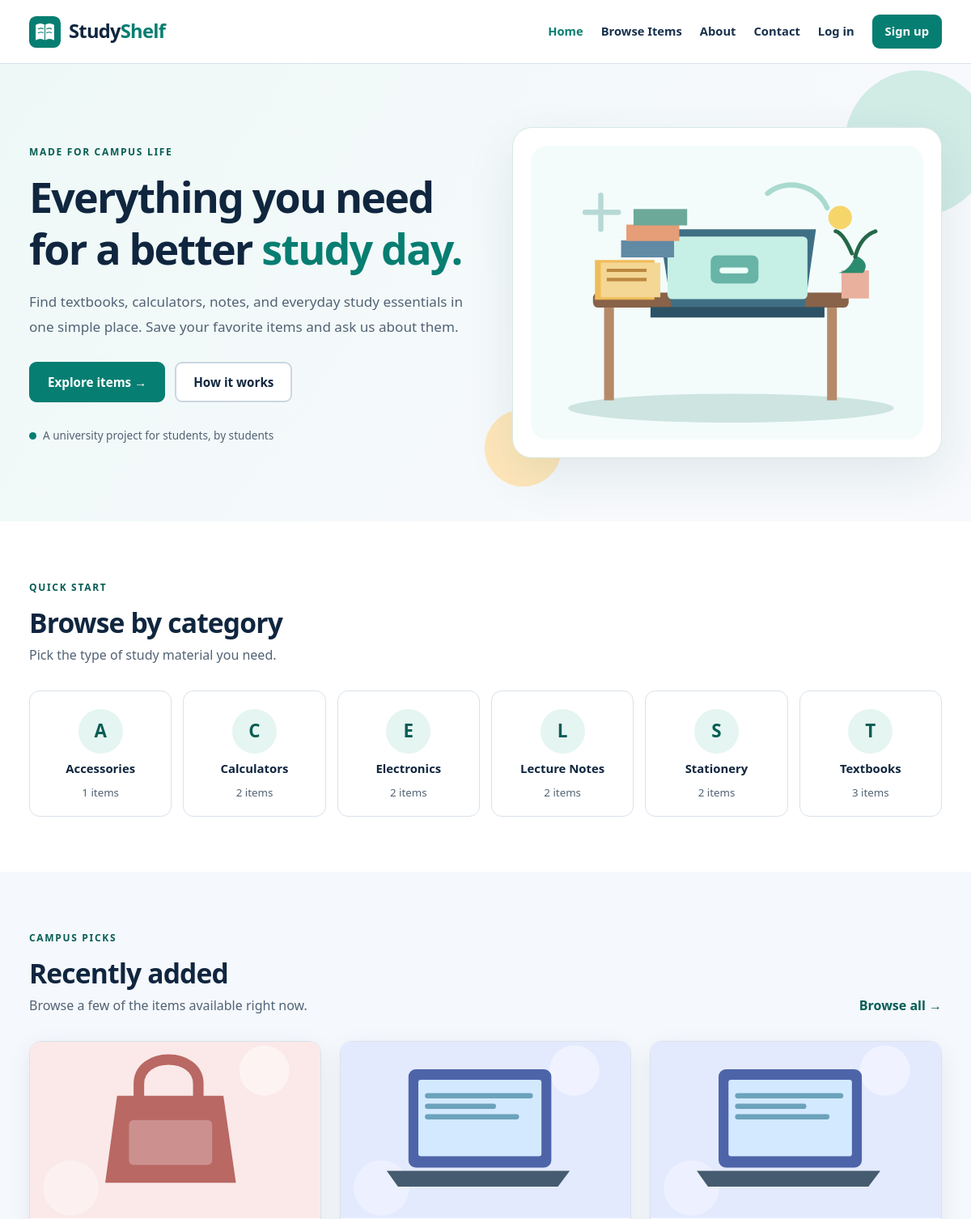
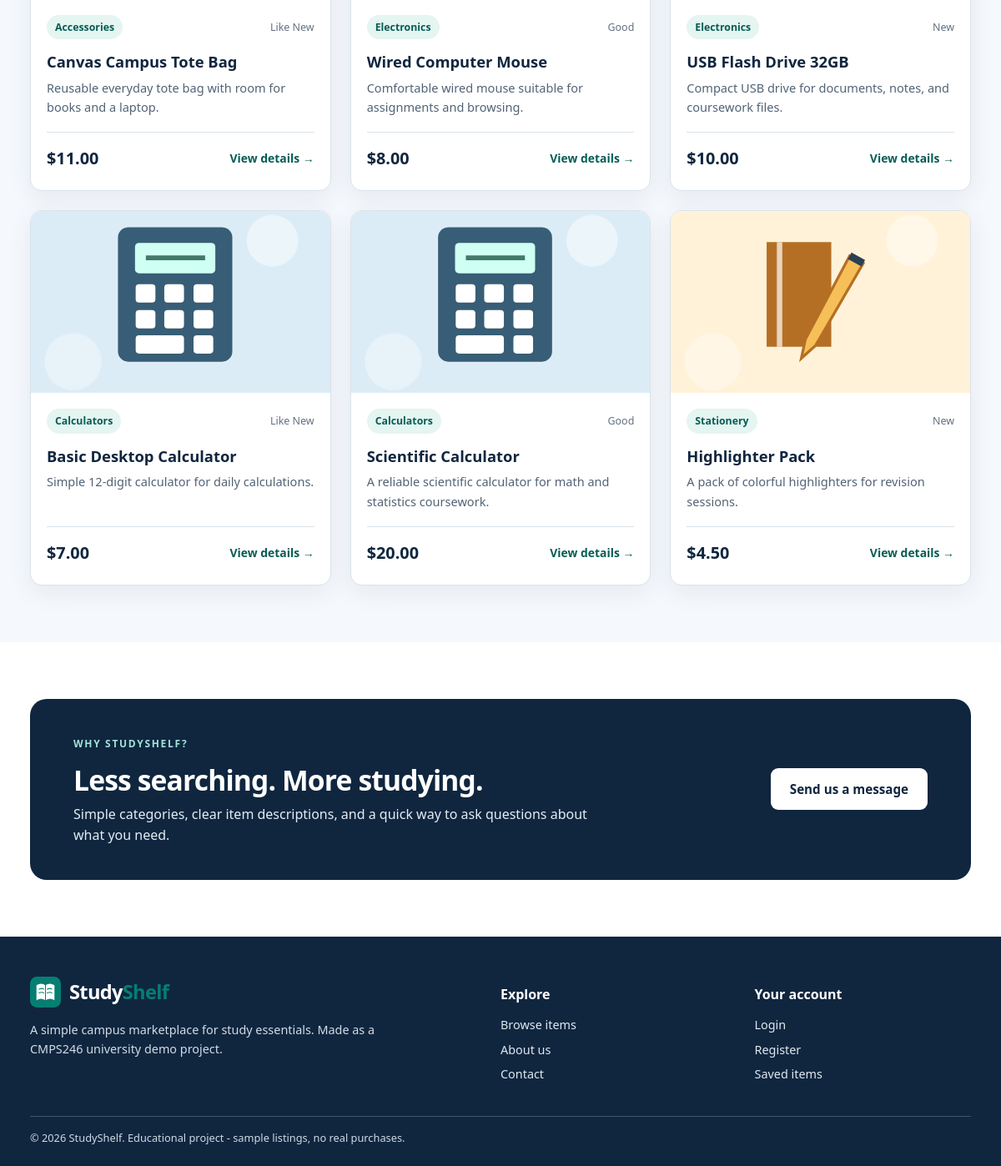
The page / on the database its author committed (2 pictures, top to bottom).
### tables this page shows
CREATE TABLE categories (
    id INT AUTO_INCREMENT PRIMARY KEY,
    name VARCHAR(80) NOT NULL UNIQUE,
    description VARCHAR(255) NOT NULL DEFAULT '',
    created_at TIMESTAMP DEFAULT CURRENT_TIMESTAMP
);

CREATE TABLE items (
    id INT AUTO_INCREMENT PRIMARY KEY,
    category_id INT NOT NULL,
    created_by INT NOT NULL,
    title VARCHAR(140) NOT NULL,
    description TEXT NOT NULL,
    price DECIMAL(9,2) NOT NULL,
    item_condition ENUM('New', 'Like New', 'Good', 'Fair') NOT NULL DEFAULT 'Good',
    image_file VARCHAR(80) NOT NULL DEFAULT 'book-blue.svg',
    is_available TINYINT(1) NOT NULL DEFAULT 1,
    created_at TIMESTAMP DEFAULT CURRENT_TIMESTAMP,
    CONSTRAINT fk_items_category FOREIGN KEY (category_id) REFERENCES categories(id)
        ON UPDATE CASCADE ON DELETE RESTRICT,
    CONSTRAINT fk_items_user FOREIGN KEY (created_by) REFERENCES users(id)
        ON UPDATE CASCADE ON DELETE RESTRICT,
    CONSTRAINT check_items_price CHECK (price >= 0),
    INDEX idx_items_category (category_id),
    INDEX idx_items_available (is_available),
    INDEX idx_items_title (title)
);

### includes/functions.php (called while the page is built, shortened)
<?php
function e(?string $text): string
{
    return htmlspecialchars($text ?? '', ENT_QUOTES | ENT_SUBSTITUTE, 'UTF-8');
}
function url(string $path = ''): string
{
    return BASE_URL . ltrim($path, '/');
}
function current_user(): ?array
{
    return $_SESSION['user'] ?? null;
}
function is_logged_in(): bool
{
    return current_user() !== null;
}
function get_categories(): array
{
    return db()->query('SELECT c.*, (SELECT COUNT(*) FROM items i WHERE i.category_id = c.id) AS item_count
                         FROM categories c ORDER BY c.name')->fetchAll();
}
function get_latest_items(int $limit = 6): array
{
    $statement = db()->prepare('SELECT i.*, c.name AS category_name FROM items i
        JOIN categories c ON c.id = i.category_id
        WHERE i.is_available = 1 ORDER BY i.created_at DESC, i.id DESC LIMIT :item_limit');
    $statement->bindValue(':item_limit', $limit, PDO::PARAM_INT);
    $statement->execute();
    return $statement->fetchAll();
}
function money($amount): string
{
    return '$' . number_format((float) $amount, 2);
}
function available_images(): array
{
    return [
        'book-blue.svg' => 'Blue book',
        'book-purple.svg' => 'Purple book',
        'book-orange.svg' => 'Orange book',
        'notes.svg' => 'Study notes',
        'stationery.svg' => 'Stationery',
        'calculator.svg' => 'Calculator',
        'electronics.svg' => 'Electronics',
        'accessories.svg' => 'Accessories'
    ];
}
function image_path(string $file): string
{
    return url('assets/images/' . $file);
}

### config/database.php (called while the page is built, shortened)
<?php
function db(): PDO
{
    static $connection = null;
    if ($connection !== null) {
        return $connection;
    }
    try {
        $dsn = 'mysql:host=' . DB_HOST . ';port=' . DB_PORT . ';dbname=' . DB_NAME . ';charset=utf8mb4';
        $connection = new PDO($dsn, DB_USER, DB_PASS, [
            PDO::ATTR_ERRMODE => PDO::ERRMODE_EXCEPTION,
            PDO::ATTR_DEFAULT_FETCH_MODE => PDO::FETCH_ASSOC,
            PDO::ATTR_EMULATE_PREPARES => false
        ]);
        return $connection;
    } catch (PDOException $exception) {
        http_response_code(500);
        exit('Database connection failed. Please import database/studyshelf.sql and check config/database.php.');
    }
}

### includes/item_card.php (the view, shortened to what this page needs)
<article class="item-card">
    <a href="<?= e(url('item.php?id=' . (int) $item['id'])) ?>" class="item-image-link">
        <img src="<?= e(image_path($item['image_file'])) ?>" alt="Illustration for <?= e($item['title']) ?>" loading="lazy" width="340" height="230">
    </a>
    <div class="item-card-body">
        <div class="card-meta"><span class="pill"><?= e($item['category_name']) ?></span><span><?= e($item['item_condition']) ?></span></div>
        <h3><a href="<?= e(url('item.php?id=' . (int) $item['id'])) ?>"><?= e($item['title']) ?></a></h3>
        <p><?= e((strlen($item['description']) > 90 ? substr($item['description'], 0, 87) . '...' : $item['description'])) ?></p>
        <div class="card-bottom"><strong class="price"><?= money($item['price']) ?></strong><a class="text-link" href="<?= e(url('item.php?id=' . (int) $item['id'])) ?>">View details &rarr;</a></div>
    </div>
</article>

### includes/header.php (shortened to what this page needs)
<?php
$active_page = $active_page ?? '';
?>
<!DOCTYPE html>
<html lang="en">
<head>
    <link rel="stylesheet" href="<?= e(url('assets/css/style.css')) ?>">
</head>
<body>
<header class="site-header">
    <div class="container header-inner">
        <a class="brand" href="<?= e(url('index.php')) ?>" aria-label="StudyShelf home">
            <img src="<?= e(url('assets/images/logo.svg')) ?>" alt="StudyShelf logo" width="39" height="39">
            <span>Study<span class="brand-accent">Shelf</span></span>
        </a>
        <nav class="main-nav" id="main-navigation" aria-label="Main navigation" data-menu>
            <a class="<?= $active_page === 'home' ? 'active' : '' ?>" href="<?= e(url('index.php')) ?>">Home</a>
            <a class="<?= $active_page === 'catalog' ? 'active' : '' ?>" href="<?= e(url('catalog.php')) ?>">Browse Items</a>
            <a class="<?= $active_page === 'about' ? 'active' : '' ?>" href="<?= e(url('about.php')) ?>">About</a>
            <a class="<?= $active_page === 'contact' ? 'active' : '' ?>" href="<?= e(url('contact.php')) ?>">Contact</a>
            <?php if (is_logged_in()): ?>
                <a href="<?= e(url('favorites.php')) ?>">Favorites</a>
                <?php if (is_admin()): ?><a href="<?= e(url('admin/index.php')) ?>">Admin</a><?php endif; ?>
                <a href="<?= e(url('profile.php')) ?>">My Account</a>
                <form class="logout-form" method="post" action="<?= e(url('logout.php')) ?>">
                    <?= csrf_field() ?>
                    <button type="submit" class="nav-logout">Log out</button>
                </form>
            <?php else: ?>
                <a href="<?= e(url('login.php')) ?>">Log in</a>
                <a href="<?= e(url('register.php')) ?>" class="nav-cta">Sign up</a>
            <?php endif; ?>
        </nav>
    </div>
</header>
<main id="main-content">

### index.php (shortened to what this page needs)
<?php
$active_page = 'home';
$categories = get_categories();
$latest_items = get_latest_items(6);
require __DIR__ . '/includes/header.php';
?>
<section class="hero">
    <div class="container hero-grid">
        <div class="hero-copy">
            <span class="eyebrow">MADE FOR CAMPUS LIFE</span>
            <h1>Everything you need for a better <em>study day.</em></h1>
            <p>Find textbooks, calculators, notes, and everyday study essentials in one simple place. Save your favorite items and ask us about them.</p>
            <div class="hero-actions"><a class="btn btn-primary" href="<?= e(url('catalog.php')) ?>">Explore items &rarr;</a><a class="btn btn-outline" href="<?= e(url('about.php')) ?>">How it works</a></div>
            <div class="hero-note"><span class="note-dot"></span> A university project for students, by students</div>
        </div>
        <div class="hero-art">
            <div class="illustration-card"><img src="<?= e(url('assets/images/hero-study.svg')) ?>" alt="Illustration of books, laptop, and study supplies on a desk" width="570" height="450"></div>
        </div>
    </div>
</section>
<section class="section" aria-labelledby="category-heading">
    <div class="container">
        <div class="section-top"><div><span class="eyebrow">QUICK START</span><h2 id="category-heading">Browse by category</h2><p>Pick the type of study material you need.</p></div></div>
        <div class="category-grid">
            <?php foreach ($categories as $category): ?>
                <a class="category-tile" href="<?= e(url('catalog.php?category=' . (int)$category['id'])) ?>">
                    <span class="category-circle" aria-hidden="true"><?= e(substr($category['name'], 0, 1)) ?></span>
                    <strong><?= e($category['name']) ?></strong><small><?= (int)$category['item_count'] ?> items</small>
                </a>
            <?php endforeach; ?>
        </div>
    </div>
</section>
<section class="section section-muted" aria-labelledby="items-heading">
    <div class="container">
        <div class="section-top"><div><span class="eyebrow">CAMPUS PICKS</span><h2 id="items-heading">Recently added</h2><p>Browse a few of the items available right now.</p></div><a class="text-link" href="<?= e(url('catalog.php')) ?>">Browse all &rarr;</a></div>
        <div class="items-grid">
            <?php foreach ($latest_items as $item): ?><?php require __DIR__ . '/includes/item_card.php'; ?><?php endforeach; ?>
        </div>
    </div>
</section>
<section class="section"><div class="container feature-band"><div><span class="eyebrow">WHY STUDYSHELF?</span><h2>Less searching. More studying.</h2><p>Simple categories, clear item descriptions, and a quick way to ask questions about what you need.</p></div><a class="btn btn-light" href="<?= e(url('contact.php')) ?>">Send us a message</a></div></section>
<?php require __DIR__ . '/includes/footer.php'; ?>

### includes/footer.php
</main>
<footer class="site-footer">
    <div class="container footer-grid">
        <div>
            <a class="brand footer-brand" href="<?= e(url('index.php')) ?>">
                <img src="<?= e(url('assets/images/logo.svg')) ?>" alt="StudyShelf logo" width="37" height="37">
                <span>Study<span class="brand-accent">Shelf</span></span>
            </a>
            <p>A simple campus marketplace for study essentials. Made as a CMPS246 university demo project.</p>
        </div>
        <div><h3>Explore</h3><a href="<?= e(url('catalog.php')) ?>">Browse items</a><a href="<?= e(url('about.php')) ?>">About us</a><a href="<?= e(url('contact.php')) ?>">Contact</a></div>
        <div><h3>Your account</h3><a href="<?= e(url('login.php')) ?>">Login</a><a href="<?= e(url('register.php')) ?>">Register</a><a href="<?= e(url('favorites.php')) ?>">Saved items</a></div>
    </div>
    <div class="container footer-bottom">&copy; <?= date('Y') ?> StudyShelf. Educational project - sample listings, no real purchases.</div>
</footer>
</body>
</html>

### rows shown on the page
categories: name "A", name "Accessories", item_count "1"
categories: name "C", name "Calculators", item_count "2"
categories: name "E", name "Electronics", item_count "2"
categories: name "L", name "Lecture Notes", item_count "2"
categories: name "S", name "Stationery", item_count "2"
categories: name "T", name "Textbooks", item_count "3"
items: image_file (picture), category.name "Accessories", item_condition "Like New", title "Canvas Campus Tote Bag", description "Reusable everyday tote bag with room for books and a laptop.", price "$11.00"
items: image_file (picture), category.name "Electronics", item_condition "Good", title "Wired Computer Mouse", description "Comfortable wired mouse suitable for assignments and browsing.", price "$8.00"
items: image_file (picture), category.name "Electronics", item_condition "New", title "USB Flash Drive 32GB", description "Compact USB drive for documents, notes, and coursework files.", price "$10.00"
items: image_file (picture), category.name "Calculators", item_condition "Like New", title "Basic Desktop Calculator", description "Simple 12-digit calculator for daily calculations.", price "$7.00"
items: image_file (picture), category.name "Calculators", item_condition "Good", title "Scientific Calculator", description "A reliable scientific calculator for math and statistics coursework.", price "$20.00"
items: image_file (picture), category.name "Stationery", item_condition "New", title "Highlighter Pack", description "A pack of colorful highlighters for revision sessions.", price "$4.50"
